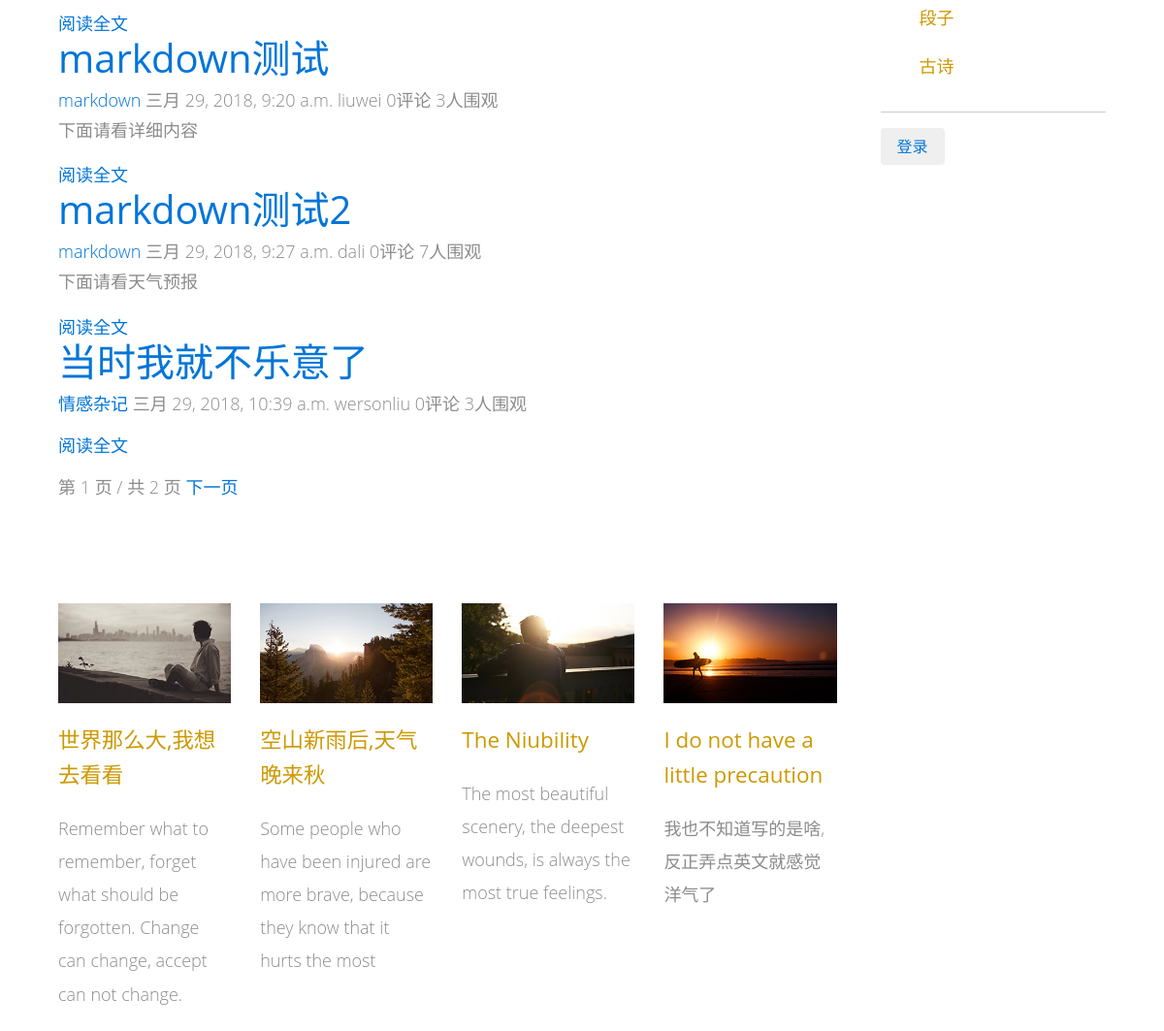
The page /blog/ (middle part) on the database as committed earlier.
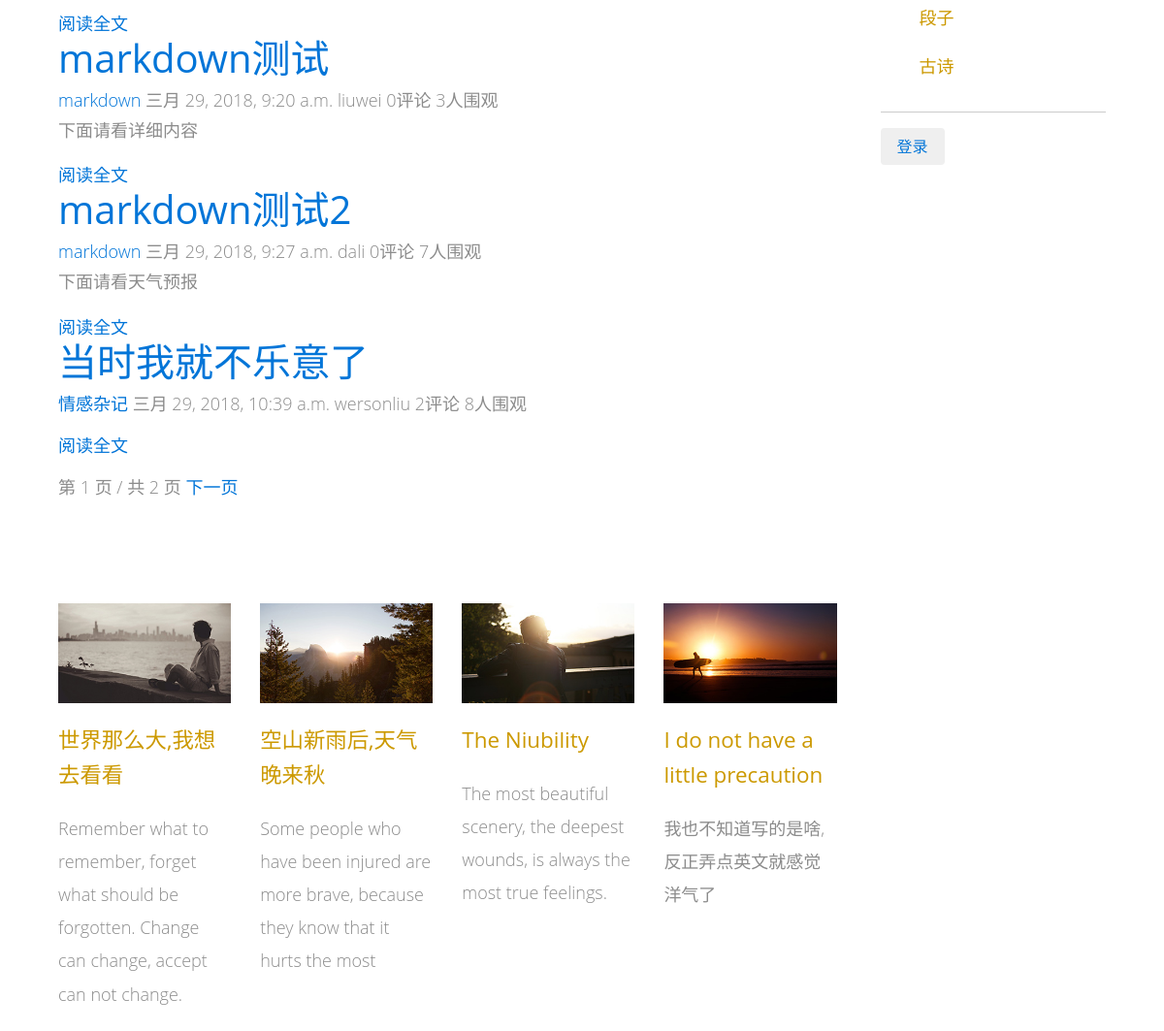
The same page on the database as committed later.
### blog/models.py (models this page shows, shortened)
@python_2_unicode_compatible
class Post(models.Model):
    title = models.CharField(max_length=70, verbose_name=u"标题")
    body = models.TextField(verbose_name=u"正文")
    created_time = models.DateTimeField(verbose_name=u"创建时间")
    modified_time = models.DateTimeField(verbose_name=u"修改时间")
    excerpt = models.CharField(max_length=200, blank=True, verbose_name=u"摘要")
    category = models.ForeignKey(Category, verbose_name=u"分类")
    tags = models.ManyToManyField(Tag, verbose_name=u"标签")
    author = models.ForeignKey(User, verbose_name=u"作者")
    views = models.PositiveIntegerField(default=0)
    class Meta:
        verbose_name = u"文章信息"
        verbose_name_plural = verbose_name
    def get_absolute_url(self):
        return reverse('blog:detail', kwargs={'pk': self.pk})

@python_2_unicode_compatible
class Category(models.Model):
    name = models.CharField(max_length=100, verbose_name=u"分类")

@python_2_unicode_compatible
class Tag(models.Model):
    name = models.CharField(max_length=100, verbose_name=u"标签")

### blog/views.py (the view)
# urls.py: url(r'^blog/$', IndexView.as_view(), name='blog_list'),
class IndexView(ListView):
    model = Post
    template_name = 'blog.html'
    context_object_name = 'post_list'
    paginate_by = 4

### blog/templatetags/blog_tags.py (called while the page is built)
@register.simple_tag
def get_recent_post(nums=5):
    return Post.objects.all().order_by('-created_time')[:nums]

@register.simple_tag
def fen_lei():
    return Category.objects.annotate(num_posts=Count('post')).filter(num_posts__gt=0)

@register.simple_tag
def get_tags():
    return Tag.objects.annotate(num_posts=Count('post')).filter(num_posts__gt=0)

### templates/blog.html (shortened to what this page needs)
{% load staticfiles %}
{% load blog_tags %}
<!DOCTYPE html>
<html>
<head>
    <link rel="stylesheet" href="{% static 'css/bootstrap.min.css' %}">
    <link rel="stylesheet" href="{% static 'css/templatemo-style.css' %}">
</head>
<body>
<section class="tm-section">
    <div class="container-fluid">
        <div class="row">
            <div class="col-xs-12 col-sm-12 col-md-8 col-lg-9 col-xl-9">
                <div class="tm-blog-post">
                    <div>
                        {% for post in post_list %}
                            <article class="post post-{{ post.pk }}">
                                <header class="entry-header">
                                    <h1 class="entry-title">
                                        <a href="{{ post.get_absolute_url }}">{{ post.title }}</a>
                                    </h1>
                                    <div class="entry-meta">
                                        <span class="post-category"><a href="#">{{ post.category.name }}</a></span>
                                        <span class="post-date"><time class="entry-date"
                                                                      datetime="{{ post.created_time }}">{{ post.created_time }}</time></span>
                                        <span class="post-author">{{ post.author }}</span>
                                        <span class="comments-link">{{ post.comments.count }}评论</span>
                                        <span class="views-count">{{ post.views }}人围观</span>
                                    </div>
                                </header>
                                <div class="entry-content clearfix">
                                    <p>{{ post.excerpt }}</p>
                                    <div class="read-more cl-effect-14">
                                        <a href="{{ post.get_absolute_url }}" class="more-link">阅读全文</a>
                                    </div>
                                </div>
                            </article>
                        {% empty %}
                            <div class="no-post">暂时还没有发布的文章！</div>
                        {% endfor %}
                    </div>
                </div>
                {% if is_paginated %}
                    <div class="pagination">
                        <span class="active">第 {{ page_obj.number }} 页 / 共 {{ paginator.num_pages }} 页</span>
                        {% if page_obj.has_next %}
                            <a href="?page={{ page_obj.next_page_number }}">下一页</a>
                        {% endif %}
                    </div>
                {% endif %}
                <div class="row tm-margin-t-big">
                    <div class="col-xs-12 col-sm-6 col-md-6 col-lg-3 col-xl-3">
                        <div class="tm-content-box">
                            <img src="{% static 'img/tm-img-310x180-1.jpg' %}" alt="Image"
                                 class="tm-margin-b-20 img-fluid">
                            <h4 class="tm-margin-b-20 tm-gold-text">世界那么大,我想去看看</h4>
                            <p class="tm-margin-b-20">Remember what to remember, forget what should be forgotten. Change
                                can change, accept can not change.</p>
                        </div>
                    </div>
                    <div class="col-xs-12 col-sm-6 col-md-6 col-lg-3 col-xl-3">
                        <div class="tm-content-box">
                            <img src="{% static 'img/tm-img-310x180-2.jpg' %}" alt="Image"
                                 class="tm-margin-b-20 img-fluid">
                            <h4 class="tm-margin-b-20 tm-gold-text">空山新雨后,天气晚来秋</h4>
                            <p class="tm-margin-b-20">Some people who have been injured are more brave, because they
                                know that it hurts the most</p>
                        </div>
                    </div>
                    <div class="col-xs-12 col-sm-6 col-md-6 col-lg-3 col-xl-3">
                        <div class="tm-content-box">
                            <img src="{% static 'img/tm-img-310x180-3.jpg' %}" alt="Image"
                                 class="tm-margin-b-20 img-fluid">
                            <h4 class="tm-margin-b-20 tm-gold-text">The Niubility</h4>
                            <p class="tm-margin-b-20">The most beautiful scenery, the deepest wounds, is always the most
                                true
                                feelings.</p>
                        </div>
                    </div>
                    <div class="col-xs-12 col-sm-6 col-md-6 col-lg-3 col-xl-3">
                        <div class="tm-content-box">
                            <img src="{% static 'img/tm-img-310x180-4.jpg' %}" alt="Image"
                                 class="tm-margin-b-20 img-fluid">
                            <h4 class="tm-margin-b-20 tm-gold-text">I do not have a little precaution</h4>
                            <p class="tm-margin-b-20">我也不知道写的是啥,反正弄点英文就感觉洋气了</p>
                        </div>
                    </div>
                </div>
            </div>
            <aside class="col-xs-12 col-sm-12 col-md-4 col-lg-3 col-xl-3 tm-aside-r">
                <div class="tm-aside-container">
                    <div class="tm-gold-text tm-title">
                        {% get_tags as get_tag %}
                        <ul>
                            {% for tag in get_tag %}
                                <p>{{ tag.name }}</p>
                            {% empty %}
                                暂无标签
                            {% endfor %}
                        </ul>
                    </div>
                    <hr class="tm-margin-t-small">
                    <a href="{% url 'account:login' %}">
                        <button type="button" class="btn btn-default">登录</button>
                    </a>
                </div>
            </aside>
        </div>
    </div>
</section>
</body>
</html>

### static/css/templatemo-style.css (style rules this page uses)
body { color: #8c8c8c; font-family: 'Open Sans', Helvetica, Arial, sans-serif; font-size: 18px; font-weight: 300; overflow-x: hidden; }
a, button { transition: all 0.3s ease; }
.container-fluid { margin-left: auto; margin-right: auto; max-width: 1390px; overflow-x: hidden; }
@media (max-width: 1390px) { .container-fluid { padding-left: 5%; padding-right: 5%; } }
.tm-gold-text { color: #cc9900; }
.tm-section { padding-top: 80px; padding-bottom: 100px; }
.tm-title { margin-bottom: 1rem; line-height: 1.4; }
.tm-content-box { max-width: 310px; margin: 0 auto; }
h4 { font-size: 1.4rem; line-height: 1.6; }
.tm-margin-b-20 { margin-bottom: 20px; }
.tm-margin-t-big { margin-top: 90px; }
.tm-margin-t-small { margin-top: 30px; }
hr { border-top: 1px solid #CCCCCC; }
p { line-height: 1.9; }
.tm-aside-r { padding-left: 30px; }

Rows that differ between the two databases and show on the page:
changed Post "当时我就不乐意了": comments.count "0" → "2"; views "3" → "8"
